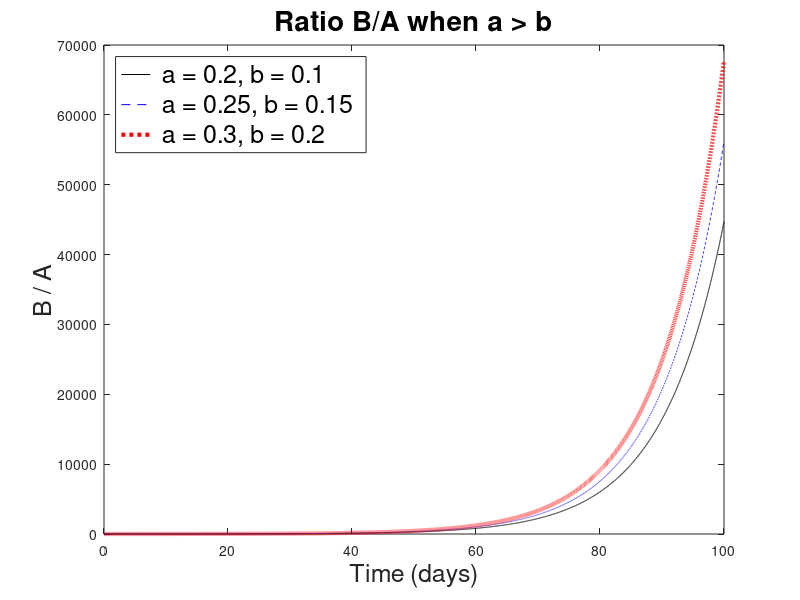

The MATLAB source for this figure:
% Radioactive Chain of Three Elements
% Chain: Bi210 -> Po210 -> Pb206
% MTH/CSC 4170
% a>b
%% Clear workspace
clear all;
%% Initialize variables
% Set up the time increment and vector (array) of x (time) values
deltaX = 0.01;      % time step (days)
tf = 100;           % final time (days)
x = 0:deltaX:tf;    % time vector (days)
% Constants
a1 = 0.20;   b1 = 0.10;     % decay rates, case 1 (1/day)
a2 = 0.25;   b2 = 0.15;     % decay rates, case 2 (1/day)
a3 = 0.30;   b3 = 0.20;     % decay rates, case 3 (1/day)
A0 = 1;                     % initial mass of substanceA (g)
% Set up stock variables and initial conditions
% B/A
A1(1) = A0;   B1(1) = 0;    % case 1 mass vectors (g)
A2(1) = A0;   B2(1) = 0;    % case 2 mass vectors (g)
A3(1) = A0;   B3(1) = 0;    % case 3 mass vectors (g)
%% Main loop
for i = 2:length(x)
    % Update each case (Forward Euler)
    A1(i) = A1(i-1) + (-a1*A1(i-1)) * deltaX;
    B1(i) = B1(i-1) + (a1*A1(i-1) - b1*B1(i-1)) * deltaX;
    A2(i) = A2(i-1) + (-a2*A2(i-1)) * deltaX;
    B2(i) = B2(i-1) + (a2*A2(i-1) - b2*B2(i-1)) * deltaX;
    A3(i) = A3(i-1) + (-a3*A3(i-1)) * deltaX;
    B3(i) = B3(i-1) + (a3*A3(i-1) - b3*B3(i-1)) * deltaX;
end
%% Plot Solutions
% Plot the ratios B/A over time
figure()
plot(x, B1./A1, 'k', x, B2./A2, 'b--', x, B3./A3, 'r:', 'LineWidth', 3.0);

% Label both axes
xlabel('Time (days)', 'fontsize', 18);
ylabel('B / A', 'fontsize', 18);

% Add legend
legend({' a = 0.2, b = 0.1', ' a = 0.25, b = 0.15', ' a = 0.3, b = 0.2'}, ...
    'fontsize', 18, 'location', 'northwest');

% Add plot title
title(['Ratio B/A when a > b'], 'fontsize', 20);
